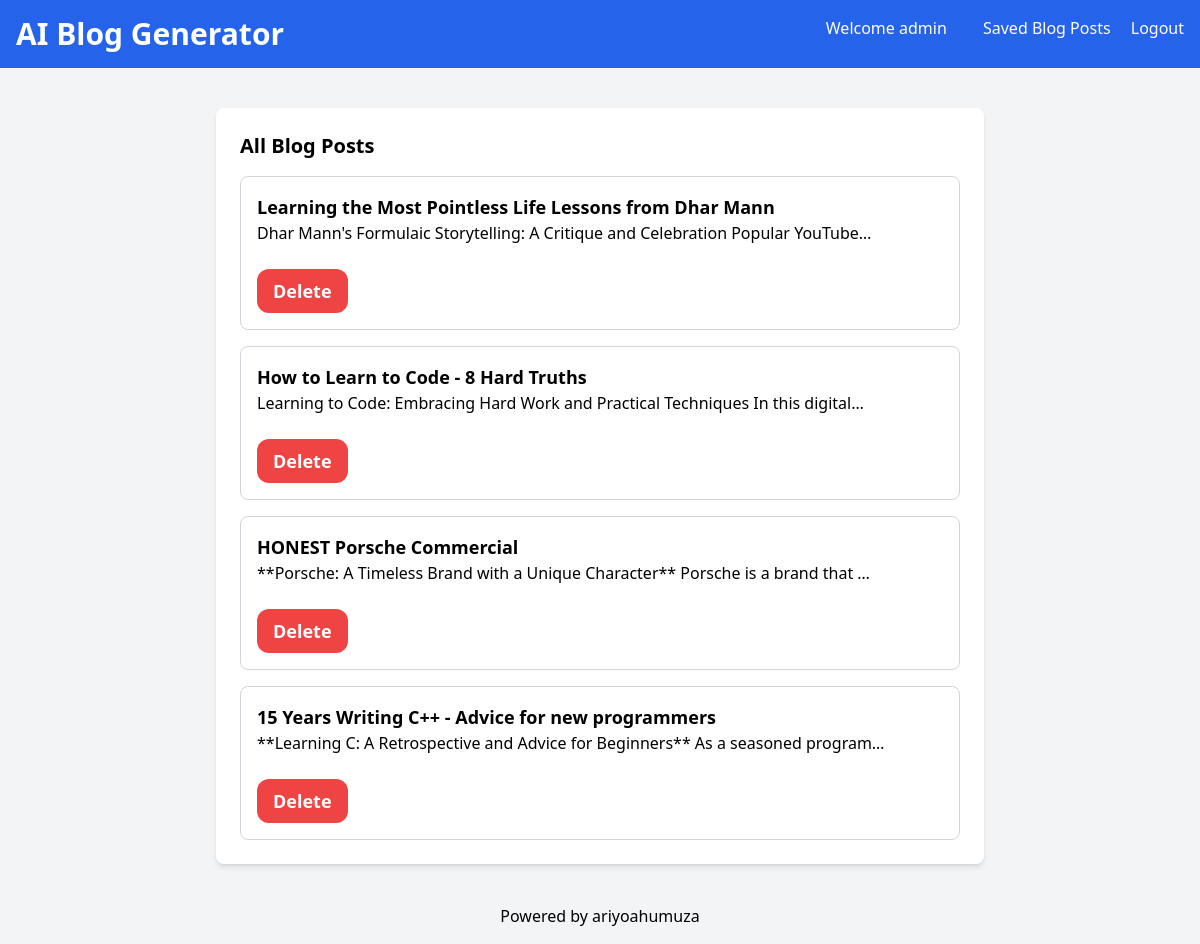
Page /blog-list/ (signed in) on the committed database.
### blog_generator/models.py (models this page shows, shortened)
class BlogPost(models.Model):
    user = models.ForeignKey(User, on_delete=models.CASCADE)
    youtube_title = models.CharField(max_length=300)
    youtube_link = models.URLField()
    generated_content = models.TextField()
    created_at = models.DateTimeField(auto_now_add=True)

### blog_generator/views.py (the view)
# urls.py: path('blog-list/', views.blog_list, name='blog-list'),
def blog_list(request):
    blog_articles = BlogPost.objects.filter(user=request.user)
    return render(request, "all-blogs.html", { 'blog_articles' : blog_articles })

### templates/all-blogs.html (shortened to what this page needs)
<!DOCTYPE html>
<html lang="en">
<head>
    <link href="https://cdn.jsdelivr.net/npm/tailwindcss@2.2.19/dist/tailwind.min.css" rel="stylesheet">
</head>
<body class="bg-gray-100 font-sans antialiased">
    <nav class="bg-blue-600 p-4 text-white flex justify-between">
        <div>
            <h1 class="text-3xl font-bold"><a href="{% url 'blog_generator:index' %}">AI Blog Generator</a></h1>
        </div>
        <div>
            <a href="#" class="text-white hover:underline mx-4">Welcome {{ user.username }}</a>
            <a href="/blog-list" class="text-white hover:underline mx-4">Saved Blog Posts</a>
            <a href="{% url 'blog_generator:logout' %}" class="text-white hover:underline">Logout</a>
        </div>
    </nav>
    <div class="container mx-auto mt-10 px-4 sm:px-0">
        <div class="max-w-3xl mx-auto bg-white p-6 rounded-lg shadow-md">
            <section>
                <h2 class="text-xl mb-4 font-semibold">All Blog Posts</h2>
                <div class="space-y-4">
                    {% for article in blog_articles reversed %}
                    <a href="{% url 'blog_generator:blog-details' article.id %}">
                        <div class="border border-gray-300 p-4 rounded-lg">
                            <h3 class="text-lg font-semibold">{{article.youtube_title}}</h3>
                            <p>{{article.generated_content|truncatechars:80}}</p>
                            <a href="{% url 'blog_generator:delete' article.id %}" class="inline-block mt-6 py-2 px-4 text-lg font-semibold bg-red-500 hover:bg-red-600 text-white rounded-xl">Delete</a>
                        </div>
                    </a>
                    {% endfor %}
                </div>
            </section>
        </div>
    </div>
    <footer class="text-center p-4 text-blacl mt-6">
        Powered by <a href="https://twitter.com/AriyoAdventures">ariyoahumuza</a>
    </footer>
</body>
</html>

### rows in the picture
BlogPost: youtube_title "Learning the Most Pointless Life Lessons from Dhar Mann", generated_content "Dhar Mann's Formulaic Storytelling: A Critique and Celebration Popular YouTube…"
BlogPost: youtube_title "How to Learn to Code - 8 Hard Truths", generated_content "Learning to Code: Embracing Hard Work and Practical Techniques In this digital…"
BlogPost: youtube_title "HONEST Porsche Commercial", generated_content "**Porsche: A Timeless Brand with a Unique Character** Porsche is a brand that …"
BlogPost: youtube_title "15 Years Writing C++ - Advice for new programmers", generated_content "**Learning C: A Retrospective and Advice for Beginners** As a seasoned program…"

### other values in the picture
{{ user.username }} "admin"
